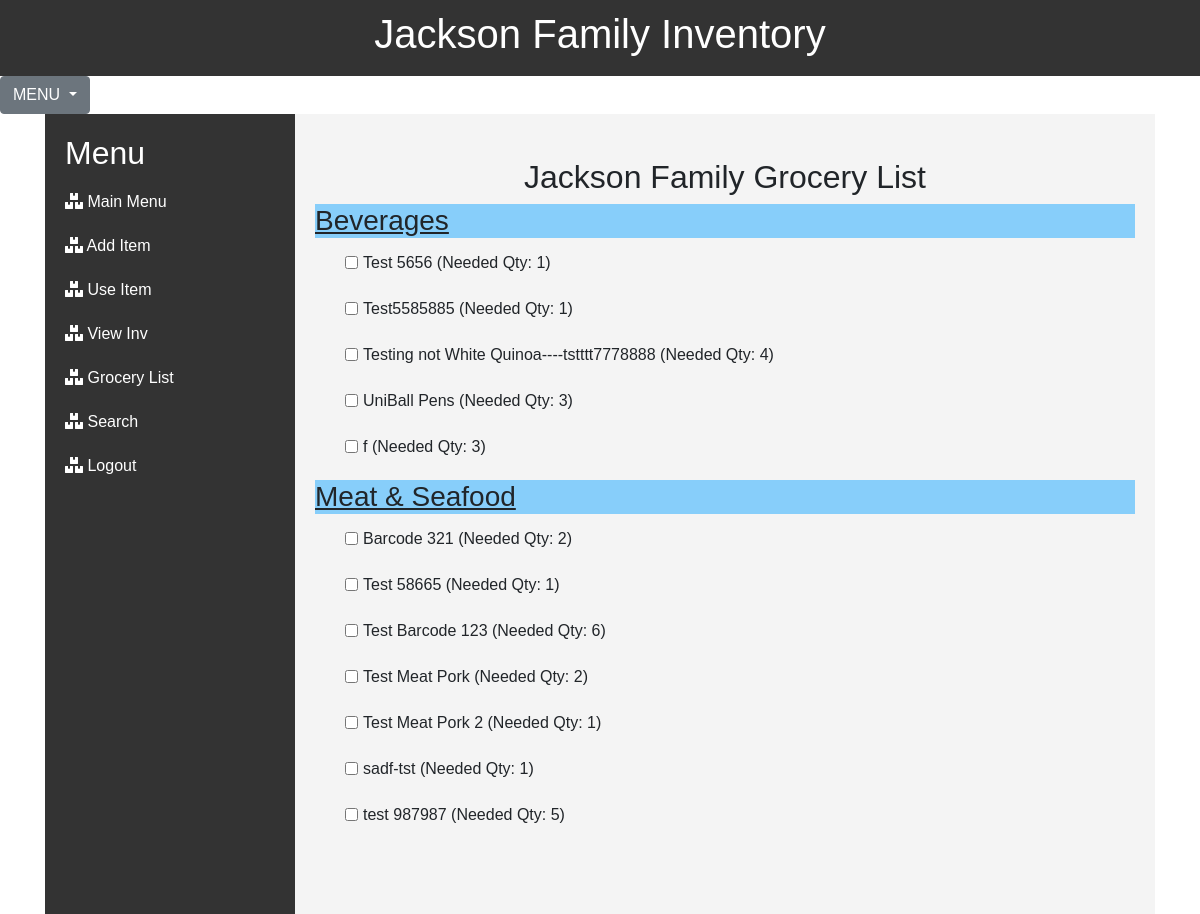
The page /grocery_list (signed in) on the database its author committed.
### JacksonInventory/models.py (models this page shows)
class Item(db.Model):
    id = db.Column(db.Integer(), primary_key=True)
    barcode = db.Column(db.String(length=40), nullable=False, unique=True)
    productname = db.Column(db.String(length=150), nullable=False, unique=True)
    qty = db.Column(db.Integer())
    minqty = db.Column(db.Integer())
    productimage = db.Column(db.String(200))
    category_id = db.Column(db.Integer, db.ForeignKey('category.id'), nullable=False)
    subcategory_id = db.Column(db.Integer, db.ForeignKey('subcategory.id'), nullable=False)

class Category(db.Model):
    id = db.Column(db.Integer, primary_key=True)
    category = db.Column(db.String(75), unique=True)
    items = db.relationship('Item', backref='category', lazy=True)

### JacksonInventory/routes.py (the view)
@app.route('/grocery_list', methods=['GET'])
@login_required
def grocery_list():
    query = text('''
    SELECT c.category, i.productname, i.qty, i.minqty
    FROM item i
    JOIN category c ON i.category_id = c.id
    ORDER BY c.category, i.productname
    ''')
    result = db.session.execute(query)
    groceries = result.fetchall()
    grouped_groceries = {}
    for grocery in groceries:
        category = grocery.category
        productname = grocery.productname
        qty = grocery.qty
        minqty = grocery.minqty
        needed_qty = max(0, minqty - qty)  # Calculate needed qty
        if needed_qty > 0:
            if category in grouped_groceries:
                grouped_groceries[category].append({
                    'productname': productname,
                    'qty': qty,
                    'minqty': minqty,
                    'needed_qty': needed_qty
                })
            else:
                grouped_groceries[category] = [{
                    'productname': productname,
                    'qty': qty,
                    'minqty': minqty,
                    'needed_qty': needed_qty
                }]
    return render_template('grocery_list.html', grouped_groceries=grouped_groceries)

### JacksonInventory/forms.py
class SearchForm(FlaskForm):
    searched = StringField("Searched", validators=[DataRequired()])
    submit = SubmitField("Submit")

### JacksonInventory/models.py (called while the page is built)
@login_manager.user_loader
def load_user(user_id):
    return User.query.get(int(user_id))

### JacksonInventory/routes.py (called while the page is built)
@app.context_processor
def base():
    form = SearchForm()
    return dict(form=form)

### JacksonInventory/templates/grocery_list.html (shortened to what this page needs)
{% extends 'base.html' %}
{% block content %}
<br/>
    <div style="text-align: center;">
        <h2>Jackson Family Grocery List</h2>
    </div>
    {% for category, products in grouped_groceries.items() %}
    <h3 style="text-decoration: underline; background-color: lightskyblue">{{ category }}</h3>
        <ul class="item-list indented" >
        {% for product in products %}
            <li class="card-title"><input type="checkbox"> {{ product.productname }} (Needed Qty: {{ product.needed_qty }})</li>
        {% endfor %}
        </ul>
    {% endfor %}
{% endblock %}

### JacksonInventory/templates/base.html (style rules this page uses)
body { margin: 0; font-family: Arial, sans-serif; }

### JacksonInventory/templates/grocery_list.html (style rules this page uses)
ul { list-style-type: none; padding: 0; }
li { display: flex; align-items: center; padding: 5px; }
input[type="checkbox"] { margin-right: 5px; }
.indented { margin-left: 25px; }

### rows shown on the page
Item: category "Beverages", productname "Test 5656", needed_qty "1", productname "f", needed_qty "3"
Item: productname "Test5585885", needed_qty "1"
Item: productname "Testing not White Quinoa----tstttt7778888", needed_qty "4"
Item: productname "UniBall Pens", needed_qty "3"
Item: category "Meat & Seafood", productname "Barcode 321", needed_qty "2"
Item: productname "Test 58665", needed_qty "1"
Item: productname "Test Barcode 123", needed_qty "6"
Item: productname "Test Meat Pork", needed_qty "2"
Item: productname "Test Meat Pork 2", needed_qty "1"
Item: productname "sadf-tst", needed_qty "1"
Item: productname "test 987987", needed_qty "5"
